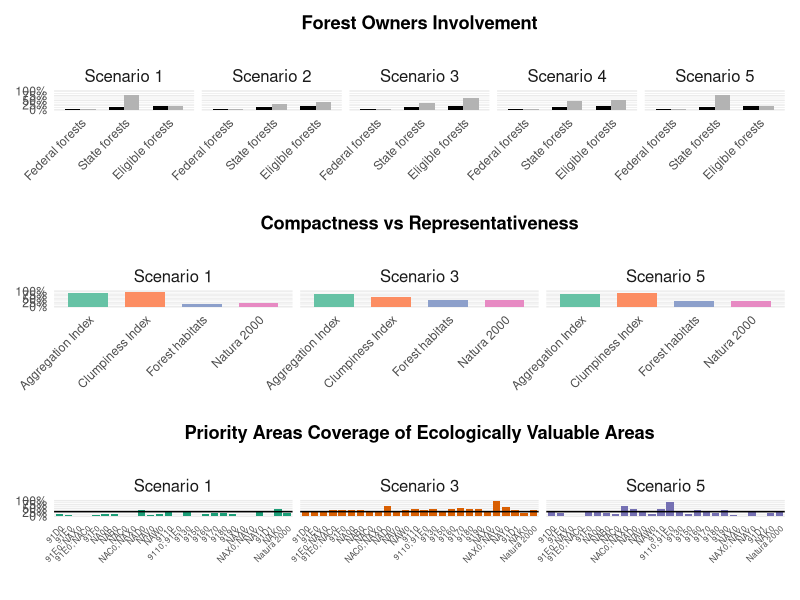
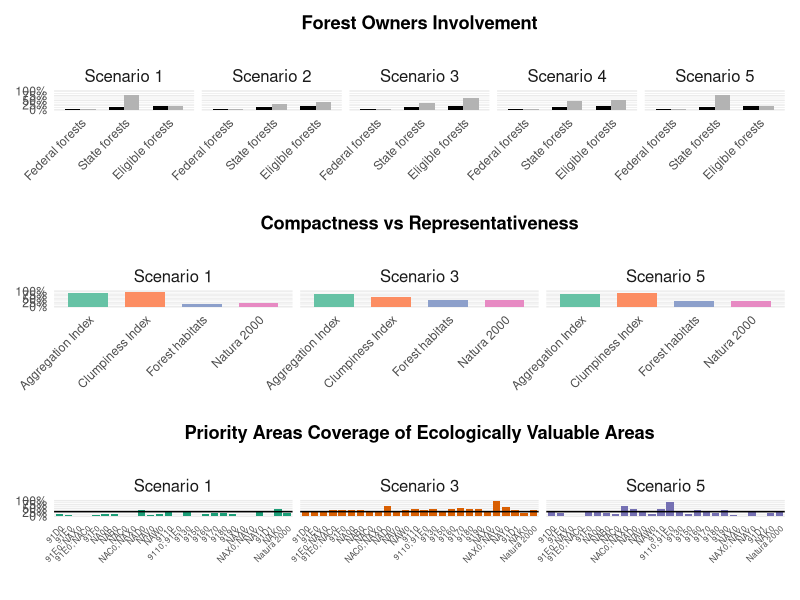

The R script that drew these images, in order:
library(ggplot2)
library(patchwork)
library(RColorBrewer)

# Dati per la prima serie
data1 <- data.frame(
  scenario = rep(paste("Scenario", 1:5), each = 6),
  ownership = rep(c("Federal forests", "State forests", "Eligible forests"), each = 2, times = 5),
  type = rep(c("Initial", "New"), 15),
  value = c(
    # Scenario 1
    0.016, 0.016, 0.13, 0.802, 0.182, 0.182,
    # Scenario 2
    0.016, 0.016, 0.13, 0.331, 0.182, 0.412,
    # Scenario 3
    0.016, 0.016, 0.13, 0.376, 0.182, 0.617,
    # Scenario 4
    0.016, 0.016, 0.13, 0.467, 0.182, 0.517,
    # Scenario 5
    0.016, 0.016, 0.13, 0.802, 0.182, 0.182
  )
)

# Impostare l'ordine corretto per le forest ownership
data1$ownership <- factor(data1$ownership, levels = c("Federal forests", "State forests", "Eligible forests"))


# Dati per la seconda serie
data2 <- data.frame(
  scenario = rep(paste("Scenario", c(1, 3, 5)), each = 4),
  metric = rep(c("Aggregation Index", "Clumpiness Index", "Forest habitats", "Natura 2000"), 3),
  value = c(
    # Scenario 1
    0.857, 0.939, 0.203, 0.233,
    # Scenario 3
    0.806, 0.625, 0.434, 0.459,
    # Scenario 5
    0.841, 0.852, 0.350, 0.372
  )
)

# Impostare l'ordine corretto per le metriche
data2$metric <- factor(data2$metric, levels = c("Aggregation Index", "Clumpiness Index", "Forest habitats", "Natura 2000"))


# Dati per la terza serie
features <- c("91D0", "91E0", "91E0; NAX0", "91E0; NAC0", "91F0", "NA00", "NAB0", "NAC0", "NAC0; NAX0", "NAD0", 
              "NAV0", "NAW0", "9110", "9110; 91E0", "9130", "9150", "9160", "9170", "9180", "9190", 
              "NAX0", "NAX0; NAY0", "NAY0", "91D1", "NAK0", "Natura 2000")

values_scenario1 <- c(13, 11, 0, 0, 8, 14, 13, 4, 5, 38, 7, 12, 29, 0, 25, 4, 18, 20, 19, 15, 3, 0, 29, 0, 50, 20)
values_scenario3 <- c(33, 36, 33, 38, 38, 41, 41, 32, 37, 66, 32, 42, 50, 41, 45, 33, 44, 51, 45, 45, 31, 100, 57, 40, 20, 43)
values_scenario5 <- c(26, 22, 0, 5, 33, 29, 19, 15, 68, 44, 25, 13, 47, 91, 33, 14, 38, 26, 23, 39, 9, 0, 34, 0, 20, 35)

data3 <- data.frame(
  scenario = rep(paste("Scenario", c(1, 3, 5)), each = 26),
  category = rep(features, 3),
  value = c(values_scenario1, values_scenario3, values_scenario5) / 100  # Convertito in decimali
)

# Impostare l'ordine corretto per le categorie
data3$category <- factor(data3$category, levels = features)


# Funzione per il tema comune
common_theme <- function() {
  theme_minimal() +
    theme(
      legend.position = "none",
      axis.text.x = element_text(angle = 45, hjust = 1),
      strip.text = element_text(size = 12, face = "plain"),
      plot.title = element_text(hjust = 0.5, face = "bold", margin = margin(b = 20)),
      axis.title.y = element_blank()
    )
}

# Prima serie di barplot
p1 <- ggplot(data1, aes(x = ownership, y = value, fill = type)) +
  geom_bar(stat = "identity", position = "dodge", width = 0.7) +
  scale_fill_manual(values = c("Initial" = "black", "New" = "grey70")) +
  facet_grid(~ scenario, scales = "free_x", space = "free_x") +
  labs(title = "Forest Owners Involvement", x = NULL) +
  common_theme() +
  scale_y_continuous(limits = c(0, 1), labels = scales::percent)

#rimuovo griglia in sfondo
p1 <- p1 + theme(
  panel.grid.major.x = element_blank(),
  panel.grid.minor.x = element_blank()
)

# Seconda serie di barplot
p2 <- ggplot(data2, aes(x = metric, y = value, fill = metric)) +
  geom_bar(stat = "identity", width = 0.7) +
  scale_fill_brewer(palette = "Set2") +
  facet_grid(~ scenario, scales = "free_x", space = "free_x") +
  labs(title = "Compactness vs Representativeness", x = NULL, y = "Percentage") +
  common_theme() +
  scale_y_continuous(limits = c(0, 1), labels = scales::percent)

p2 <- p2 + theme(
  panel.grid.major.x = element_blank(),
  panel.grid.minor.x = element_blank()
)

# Terza serie di barplot
p3 <- ggplot(data3, aes(x = category, y = value, fill = factor(scenario))) +
  geom_bar(stat = "identity", width = 0.8) +
  scale_fill_brewer(palette = "Dark2") +
  facet_grid(~ scenario, scales = "free_x", space = "free_x") +
  geom_hline(yintercept = 0.3, color = "black", linetype = "solid", size = 0.5) +
  labs(title = "Priority Areas Coverage of Ecologically Valuable Areas", x = "") +
  common_theme() +
  theme(
    axis.text.x = element_text(angle = 45, hjust = 1, size = 6),
    axis.text.x.bottom = element_text(size = 6, hjust = 1, angle = 45)  # Aggiungi questa riga
  ) +
  scale_y_continuous(limits = c(0, 1), labels = scales::percent)

p3 <- p3 + theme(
  panel.grid.major.x = element_blank(),
  panel.grid.minor.x = element_blank()
)


# Combinare i plot verticalmente con più spazio tra loro
final_plot <- p1 / plot_spacer() / p2 / plot_spacer() / p3 +
  plot_layout(heights = c(1.2, 0.1, 1, 0.1, 1))

# Visualizzare il plot
print(final_plot)

# Salvare il plot come immagine ad alta risoluzione
ggsave("figure4.png", final_plot, width = 12, height = 18, dpi = 1000)
